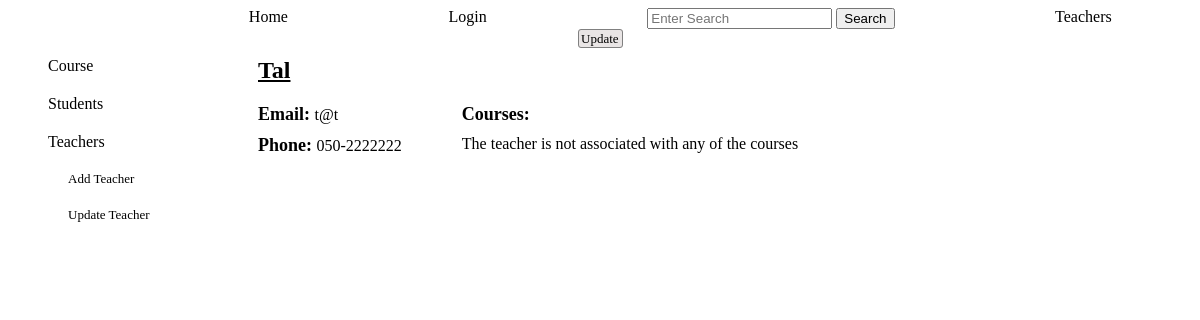
Before: /teacher_info/5 with the older database file.
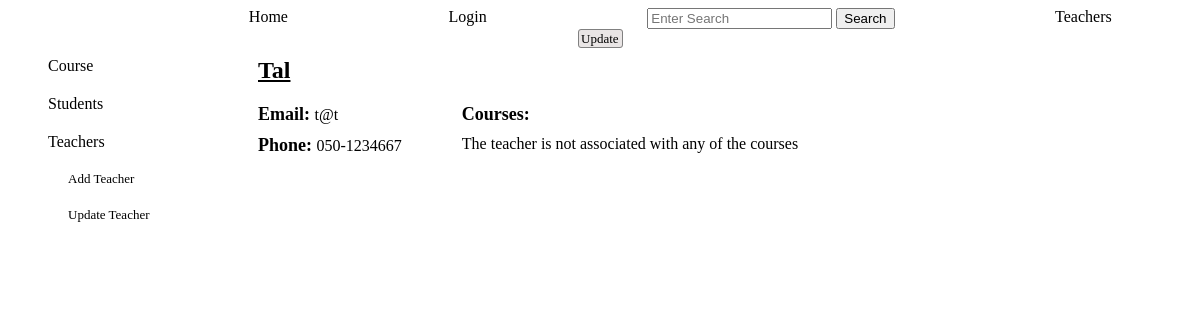
After: the same page with the newer database file.
### tables this page shows
CREATE TABLE teachers (
        id INTEGER PRIMARY KEY,
        name TEXT NOT NULL,
        email TEXT NOT NULL UNIQUE,
        phone TEXT UNIQUE
        );

### app.py (the view)
@app.route('/teacher_info/<teacher_id>')
def teacher_info(teacher_id): # specific teacher information
    log=check_log()
    info=chek_admin()
    teacher_dict={}
    teacher_dict['link']=['create']
    teacher_dict['id']=teacher_id
    teacher=crud.read_if('*',"teachers","id", teacher_id)
    teacher_object=create_teachers_objects(teacher)
    teacher_dict['courses_title']='Courses: '
    courses=crud.read_if('id','courses', 'teacher_id', teacher_id)
    if len(courses)==0:
        teacher_dict['courses']=''
        teacher_dict['no_courses']='The teacher is not associated with any of the courses'
    else:
        courses_names=[[c[0], crud.course_name(c[0])] for c in courses]
        teacher_dict['courses']=courses_names
        teacher_dict['no_courses']=''
    return render_template('admin_teachers.html', log=log, info=info, teacher_object=teacher_object, teacher_dict=teacher_dict)

### app.py (called while the page is built)
def check_log(): #check if user is loged in or not
    log_result={}
    if "name" in session:
        link='/logout'
        log='Logout'
        log_result['link']=link
        log_result['log']=log
        return log_result
    else:
        link='/login'
        log='Login'
        log_result['link']=link
        log_result['log']=log
        return log_result

def chek_admin():
    if "role" in session:
        info={}
        if session['role']=='admin':
            info['id']=session['id']
            info['link']=f"/administrator/{session['id']}"
            info['word']='Administrator'
        if session['role']=='teacher':
            info['id']=session['id']
            info['link']=f"/teacher_profile/{session['id']}"
            info['word']=f"Welcome {crud.teacher_name(session['id'])}"
        if session['role']=='student':
            info['id']=session['id']
            info['link']=f"/student_profile/{session['id']}"
            info['word']=f"Welcome {crud.student_name(session['id'])}"
        return info

### crud.py (called while the page is built)
def read_if(column, table, value, condition):
    return query(f"SELECT {column} FROM {table} WHERE {value}='{condition}'")

### functions.py (called while the page is built)
def create_teachers_objects(teachers: list):
    teachers_objects=[classes.Teacher(teacher[0], teacher[1], teacher[2], teacher[3]) for teacher in teachers]
    return teachers_objects

### setup_db.py (called while the page is built)
def query(sql):
    with sqlite3.connect('students.db') as conn:
        cur=conn.cursor()
        cur.execute(sql)
        return cur.fetchall()

### templates/admin_teachers.html (shortened to what this page needs)
{% include "admin_nav_teachers.html" %}
    <div class="admin_teachers_main">
        <div class="main_teacher_info">
            {% for teacher in teacher_object %}
            <div class="title_info_teacher">
                <div class="info_teacher_name">{{teacher.name}}</div>
            </div>
            {% endfor %}
            <div class="main_teacher_detail">
                <div class="basic_teacher_info" >
                    {% for teacher in teacher_object %}
                    <div class="info_teacher_email"><span class="title_teacher">Email: </span>{{teacher.email}}</div>
                    <div class="info_teacher_phone"><span class="title_teacher">Phone: </span>{{teacher.phone}}</div>
                    {% endfor %}
                </div>
                <div class="info_teacher_courses">
                    <div class="title_teacher" style="margin-bottom: 10px;">{{teacher_dict.courses_title}}</div>
                    <div class="no_teacher_courses">{{teacher_dict.no_courses}}</div>
                </div>
            </div>
        </div>
    </div>
    <div class="info_more_links">
        {% for l in teacher_dict.link %}
        <div>
            <a href="/chosen_teacher/{{teacher_dict.id}}">Update</a>
        </div>
        {% endfor %}
    </div>
</div>

### templates/admin_nav_teachers.html (shortened to what this page needs)
{% extends "base.html" %}
{% block content %}
<div class="admin_pages">
    <div class="links">
        <div class="link"><a href="/admin_courses">Course</a></div>
        <div class="link"><a href="/admin_students">Students</a></div>
        <div class="link"><a href="/admin_teachers">Teachers</a></div>
        <div class="more_links">
            <div class="link"><a href="/add_teacher">Add Teacher</a></div>
            <div class="link"><a href="/update_teachers">Update Teacher</a></div>
        </div>
    </div>
{% endblock %}

### templates/base.html
{% include "header.html" %}
{% block content %}
{% endblock %}

### templates/header.html (shortened to what this page needs)
<!DOCTYPE html>
<html lang="en">
<head>
    <link rel="stylesheet" href="../static/style.css">
</head>
<body>
 <div class="navbar">
    <a href="/home">Home</a>
    <a href="{{log.link}}">{{log.log}}</a>
    <form action="/search" method="">
        <input type="text" name="search" placeholder="Enter Search">
        <input type="submit" value="Search">
    </form>
    <a href="/teachers">Teachers</a>
 </div>

### static/style.css (style rules this page uses)
.links { display: flex; flex-direction: column; gap: 20px; margin-left: 20px; grid-column: 1; grid-row: 2; }
.link>* { text-decoration: none; color: black; }
.more_links { display: flex; flex-direction: column; gap: 20px; margin-left: 20px; font-size:small; width: 120px; }
.navbar { width: 100%; text-decoration: none; display: flex; justify-content: space-around; }
.navbar>* { text-decoration: none; color: black; }
.admin_pages { display: grid; grid-template-columns: max-content max-content; grid-template-rows: max-content max-content; column-gap: 70px; row-gap: 10px; margin-left: 20px; }
.info_more_links { display: flex; gap: 5px; grid-row: 1; grid-column: 2; height: 18px; margin-left: 320px; }
.info_more_links>div>a { color: black; text-decoration: none; border-width: 0.5px; border-style: solid; border-radius: 3px; border-color: gray; padding: 1px 3px 1px 2px; background-color: rgb(233, 229, 229); font-size:small; text-align: center; }
.admin_teachers_main { grid-column: 2; grid-row: 2; display: flex; }
.main_teacher_info { display: flex; flex-direction: column; gap: 20px; }
.info_teacher_name { font-size:x-large; font-weight:bolder; text-decoration: underline; }
.main_teacher_detail { display: grid; grid-template-columns: max-content max-content; gap:60px; }
.basic_teacher_info { grid-column: 1; display: flex; flex-direction: column; gap: 10px; }
.title_teacher { font-size: large; font-weight: bold; grid-column: 1; grid-row: 1; }

Changed rows visible on the page:
changed teachers "Tal": phone "050-2222222" → "050-1234667"
